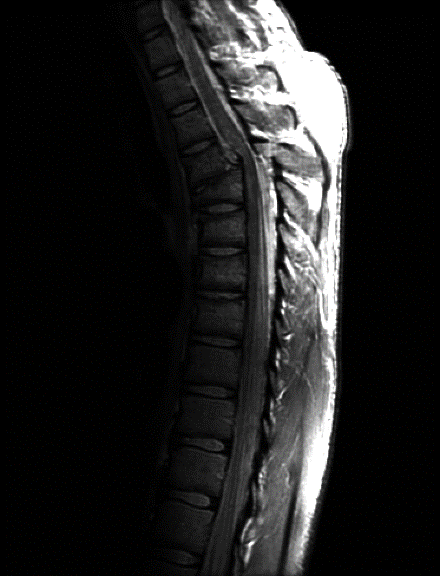
#> input picture 大三上/数字图像处理/实验代码/Project2/photo1_1.png, 440 x 576 px, found by its file name
$ python 1.py
#> lines starting #> are read from the running program, lines starting #| are printed output that depends on the picture
import numpy as np
from PIL import Image
import matplotlib.pyplot as plt

# 读取图像并将像素值归一化到 [0, 1] 范围
def load_image(image_path):
    image = Image.open(image_path)  # 打开图像文件
#> image is the input picture: PIL image 440x576 P; mean R, G, B, A 32, 32, 32, 255
    return np.array(image) / 255.0  # 将像素值归一化到 [0, 1]
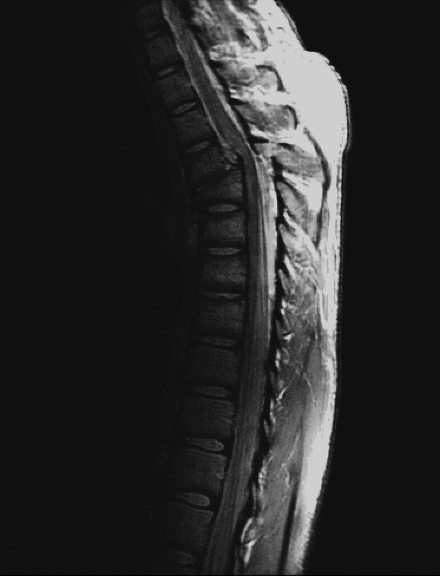
#> returned value: shape (576, 440) float64; min 0, max 0.812, mean 0.159

# 幂律变换函数，gamma 是控制对比度的参数
def power_law_transform(image, gamma):
    # 对每个像素值执行幂运算，调整亮度与对比度
    return np.power(image, gamma)

# 指定两张输入图像的文件路径
image1 = load_image('E:\digital_image_Pro\Project2\photo1_1.png')  # 加载并归一化图像1
image2 = load_image('E:\digital_image_Pro\Project2\photo1_2.jpg')  # 加载并归一化图像2
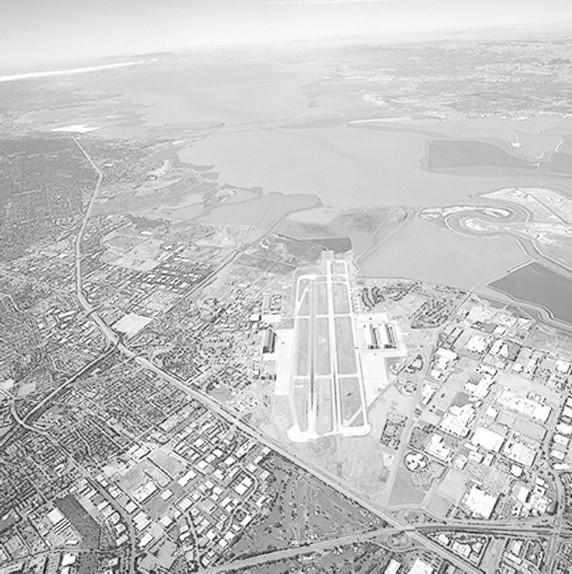
#> input picture 大三上/数字图像处理/实验代码/Project2/photo1_2.jpg, 572 x 574 px, found by its file name
#> in load_image, image is the input picture: PIL image 572x574 RGB; min 1, max 255, mean 196.2

# 定义不同的 gamma 值列表，控制图像对比度
gamma_values = [0.4, 1.0, 2.5]

# 创建子图结构，每个 gamma 值对应两列（每张图像一列）
fig, axes = plt.subplots(len(gamma_values), 2, figsize=(10, 10))

# 遍历每个 gamma 值，对两张图像分别应用幂律变换
for i, gamma in enumerate(gamma_values):
    # 对图像1应用幂律变换并显示结果
    transformed_image1 = power_law_transform(image1, gamma)  # 对图像1进行变换
    axes[i, 0].imshow(transformed_image1, cmap='gray')  # 使用灰度图显示
    axes[i, 0].set_title(f'Image 1 - Gamma: {gamma}')  # 设置图像标题
    axes[i, 0].axis('off')  # 隐藏坐标轴

    # 对图像2应用幂律变换并显示结果
    transformed_image2 = power_law_transform(image2, gamma)  # 对图像2进行变换
    axes[i, 1].imshow(transformed_image2, cmap='gray')  # 使用灰度图显示
    axes[i, 1].set_title(f'Image 2 - Gamma: {gamma}')  # 设置图像标题
    axes[i, 1].axis('off')  # 隐藏坐标轴
#> this loop made 3 passes
#> pass 1, `transformed_image1 = power_law_transform(image1, gamma)`:
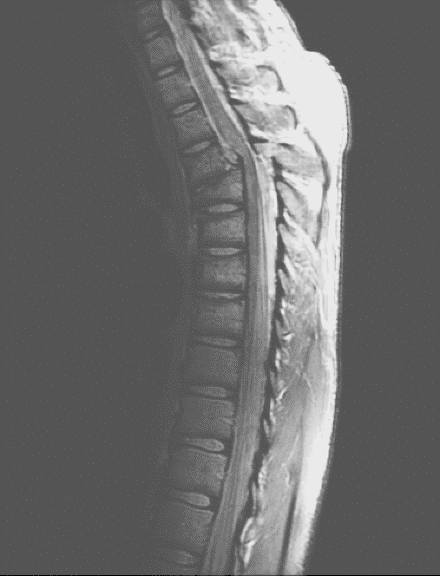
#> transformed_image1: shape (576, 440) float64; min 0, max 0.92, mean 0.425
#> pass 1, `transformed_image2 = power_law_transform(image2, gamma)`:
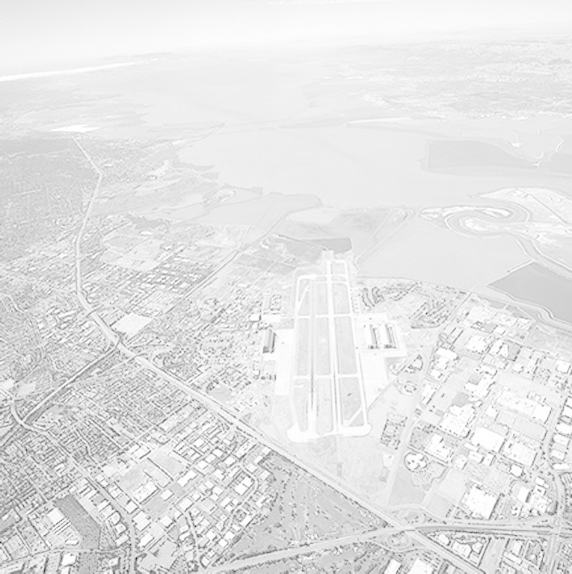
#> transformed_image2: shape (574, 572, 3) float64; min 0.109, max 1, mean 0.896

# 调整图像布局，防止子图之间重叠
plt.tight_layout()

# 将结果保存为图像文件
plt.savefig('gamma_transform.png')
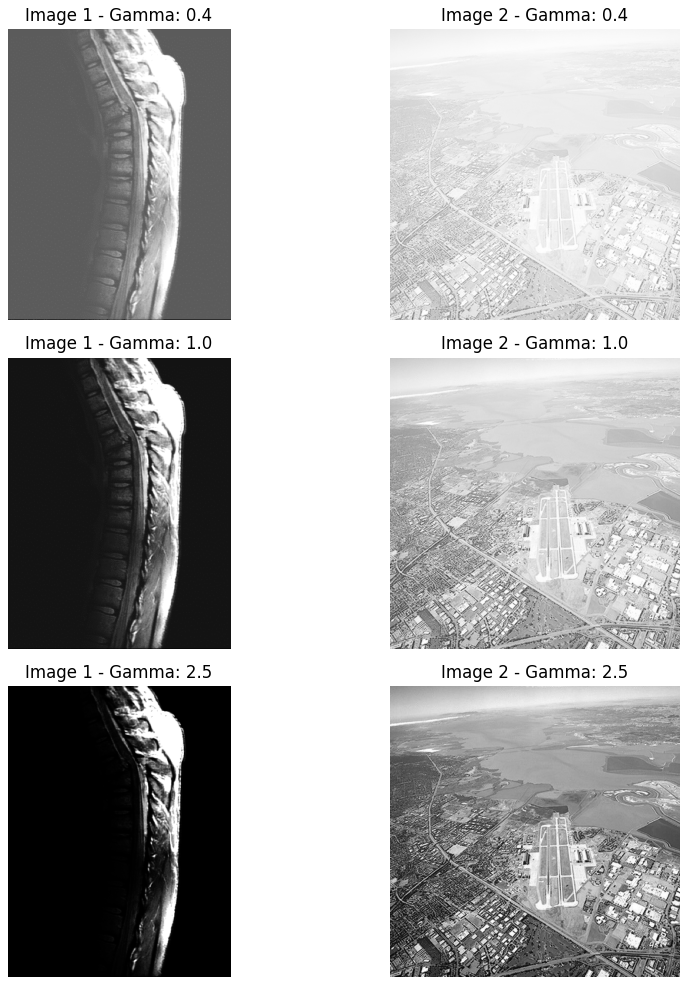
#> figure drawn by matplotlib, 6 panels

# 显示最终的图像结果
plt.show()
